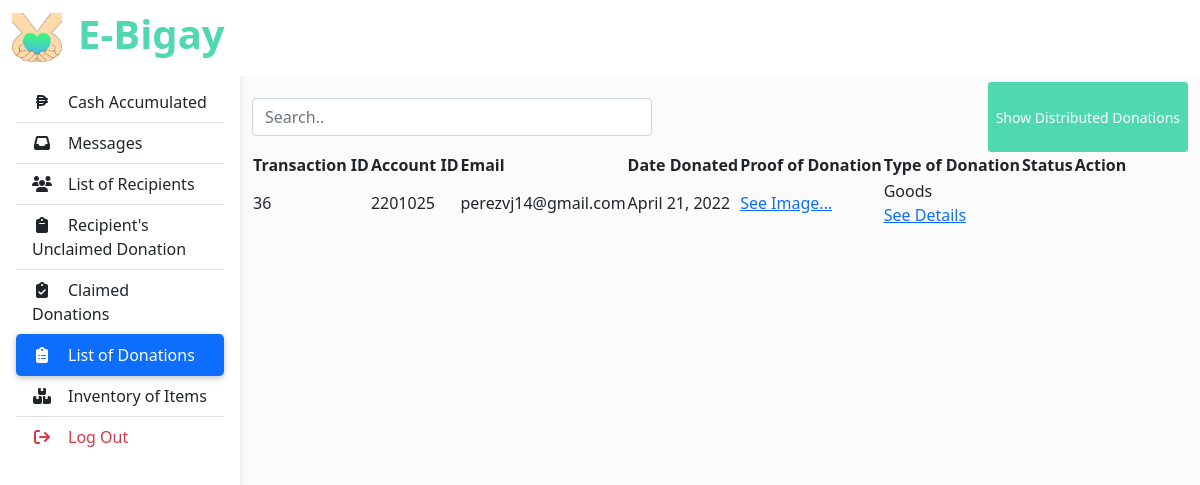
The page /admin/pages/list_of_donation.php (signed in) on the database as committed earlier.
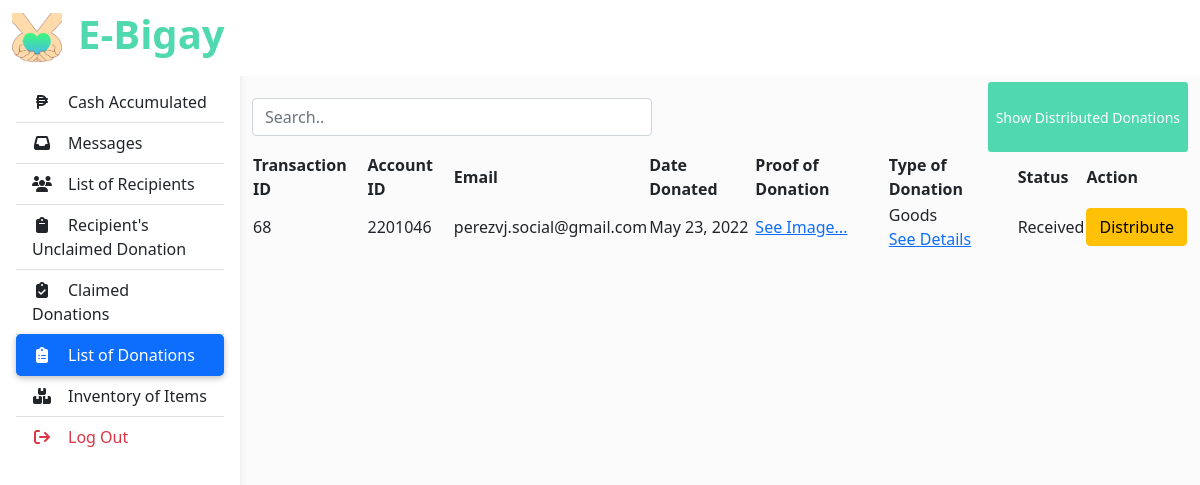
The same page on the database as committed later.
### tables this page shows
CREATE TABLE `donation_table` (
  `id` int(11) NOT NULL,
  `acc_id` int(11) NOT NULL,
  `name` varchar(255) DEFAULT NULL,
  `type_of_donation` varchar(255) DEFAULT NULL,
  `amount` decimal(15,2) DEFAULT NULL,
  `proof_donation` varchar(255) DEFAULT NULL,
  `date_donated` varchar(255) DEFAULT NULL,
  `status` varchar(25) NOT NULL,
  `notif_status` int(1) NOT NULL
);

CREATE TABLE `registered_accounts` (
  `id` int(11) NOT NULL,
  `name` varchar(255) NOT NULL,
  `datebirth` date NOT NULL,
  `address` varchar(255) NOT NULL,
  `phone` bigint(11) NOT NULL,
  `email` varchar(255) NOT NULL,
  `role` varchar(25) NOT NULL,
  `occupation` varchar(255) NOT NULL,
  `annual_income` bigint(20) NOT NULL,
  `verified` tinyint(1) NOT NULL DEFAULT 0,
  `token` varchar(255) DEFAULT NULL,
  `password` varchar(255) NOT NULL
);

### admin/pages/list_of_donation.php (the view, shortened to what the changed rows need)
<?php
    include('../assets/php/config.php');
?>
<!DOCTYPE html>
<html lang="en">
<head>
    <link href="https://cdn.jsdelivr.net/npm/bootstrap@5.0.0/dist/css/bootstrap.min.css" rel="stylesheet">
    <link rel="stylesheet" href="https://cdnjs.cloudflare.com/ajax/libs/font-awesome/6.1.1/css/all.min.css" />
    <link rel="stylesheet" href="https://cdn.datatables.net/1.12.1/css/jquery.dataTables.min.css">
    <link rel="stylesheet" href="https://cdn.datatables.net/rowreorder/1.2.8/css/rowReorder.dataTables.min.css">
    <link rel="stylesheet" href="https://cdn.datatables.net/responsive/2.3.0/css/responsive.dataTables.min.css">
    <link rel="stylesheet" href="../assets/css/new_index.css">
</head>
<body>
    <header>
        <nav id="main-navbar" class="navbar navbar-expand-lg navbar-light bg-white fixed-top">
            <div class="container-fluid">
                <div class="d-none d-md-flex input-group w-auto my-auto" id="nav-header-div">
                    <h1 class="nav-header"><a href="index.html"><span>E-Bigay</span></a></h1>
                </div>
            </div>
        </nav>
    </header>
    <main style="margin-top: 58px">
        <div class="container pt-4">
            <table class="display nowrap" id="list-of-donation-table">
                <thead class="thead-dark">
                    <tr>
                        <th scope="col">Transaction ID</th>
                        <th scope="col">Account ID</th>
                        <th scope="col">Email</th>
                        <th scope="col">Date Donated</th>
                        <th scope="col">Proof of Donation</th>
                        <th scope="col">Type of Donation</th>
                        <th scope="col">Status</th>
                        <th scope="col">Action</th>
                    </tr>
                </thead>
                <tbody id="list-of-donation-table-body">
                    <?php
                        $sql = "SELECT donation_table.id AS id, registered_accounts.id AS acc_id, registered_accounts.email AS email, donation_table.date_donated AS date, donation_table.proof_donation AS proof, donation_table.type_of_donation AS type, donation_table.status AS status FROM donation_table INNER JOIN registered_accounts ON registered_accounts.id = donation_table.acc_id ORDER BY id DESC";
                        $res = mysqli_query($con, $sql );
                        while($row=mysqli_fetch_array($res)){
                            $id = $row['id'];
                            $accid = $row['acc_id'];
                            if ($row['status'] != "Distributed" && $row['type'] != "Cash") {
                                echo "<tr>";
                                    echo "<td>";echo $row['id']; echo "</td>";
                                    echo "<td>";echo $row['acc_id']; echo "</td>";
                                    echo "<td>";echo $row['email']; echo "</td>";
                                    echo "<td>";echo $row['date']; echo "</td>";
                                    echo "<td><a href='#' data-bs-toggle='modal' data-bs-target='#imgModal".$row['id']."'>See Image...</a></td>";
                                    if ($row['type'] == "Cash") {
                                        echo "<td>";echo $row["type"]; echo "</td>";
                                    } else {
                                        echo "<td>";echo $row["type"]; echo "<br><a href='#' data-bs-toggle='modal' data-bs-target='#detailsModal".$row['id']."'>See Details</a></td>";
                                    }
                                    if($row['status'] == "Being droped off") {
                                        echo "<td>";echo $row['dstatusate']; echo "</td>";
                                        echo "<td><button onclick='receive($id, $accid)' class='btn btn-success form-group'>Receive</button></td>";
                                    } elseif ($row['status'] == "Received" && $row['type'] != "Cash"){
                                        echo "<td>";echo $row['status']; echo "</td>";
                                        echo "<td><button onclick='distribute($id, $accid)' class='btn btn-warning form-group'>Distribute</button></td>";
                                    } else {
                                        echo "<td></td>";
                                    }
                                echo "</tr>";
                            }
                        }
                    ?>
                </tbody>
            </table>
        </div>
    </main>
</body>
</html>

Rows that differ between the two databases and show on the page:
removed donation_table: id "36", acc "2201025", acc.email "perezvj14@gmail.com", date_donated "April 21, 2022", type_of_donation "Goods"
added donation_table: id "68", acc "2201046", acc.email "perezvj.social@gmail.com", date_donated "May 23, 2022", type_of_donation "Goods", status "Received"
